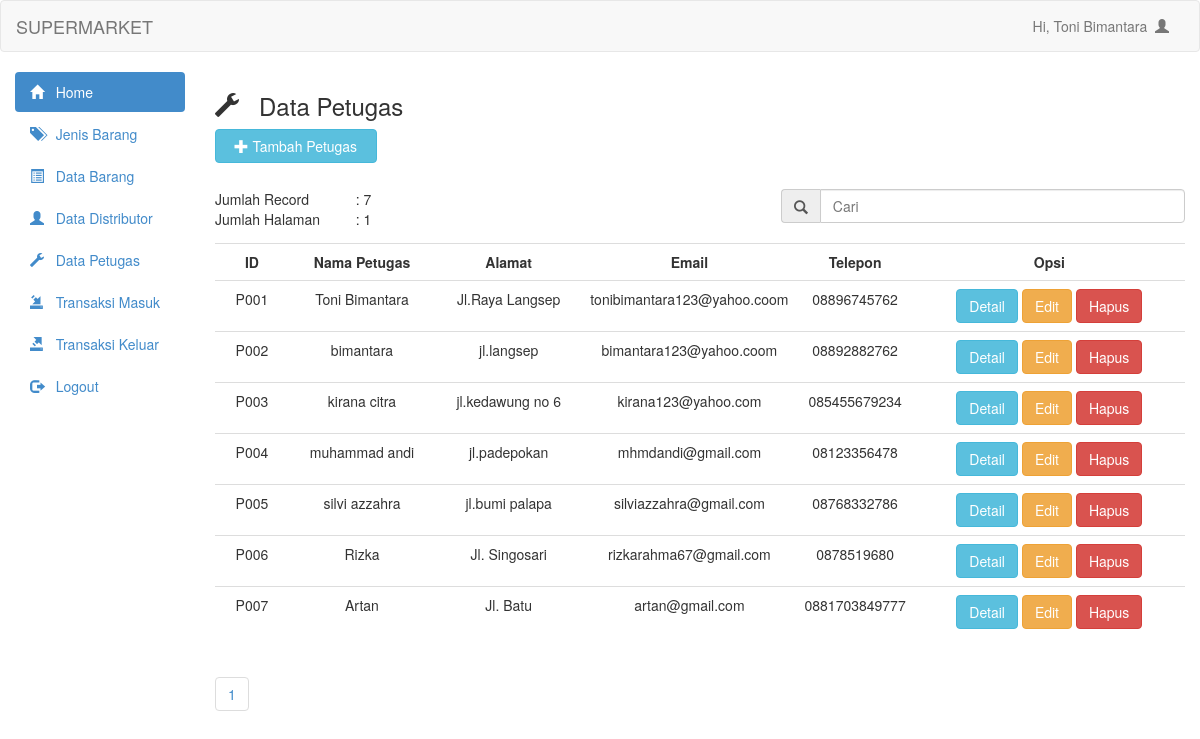
/admin/petugas_data.php (signed in), run on the app's committed database.
### tables this page shows
CREATE TABLE `tblpetugas` (
  `id_petugas` varchar(10) NOT NULL,
  `nama_petugas` varchar(100) NOT NULL,
  `alamat` text NOT NULL,
  `email` varchar(100) NOT NULL,
  `telepon` varchar(15) NOT NULL,
  `password` varchar(100) NOT NULL
);

### admin/petugas_data.php (the view, shortened to what this page needs)
<?php
    include "header.php";
    $petugas = mysqli_query($connect, "SELECT * from tblpetugas order by id_petugas asc");
?>
<!DOCTYPE html>
<html lang="en">
<head>
</head>
<body>
    <h3><span class="glyphicon glyphicon-wrench"></span> &nbsp Data Petugas</h3>
    <button style="margin-bottom:20px" data-toggle="modal" data-target="#myModal" class="btn btn-info col-md-2"><span class="glyphicon glyphicon-plus"></span> Tambah Petugas</button>
    <br/>
    <br/>
    <br/>
    <?php
        $per_hal = 10;
        $jumlah_record = mysqli_query($connect, "SELECT COUNT(*) from tblpetugas");
        $jum = mysqli_fetch_array($jumlah_record, MYSQLI_NUM);
        $halaman = ceil($jum[0] / $per_hal);
        $page = (isset($_GET['page'])) ? (int) $_GET['page'] : 1;
        $start = ($page - 1) * $per_hal;
    ?>
    <table class="col-md-2">
            <tr>
                <td>Jumlah Record</td>
                <td><?php echo ": ".$jum[0]; ?></td>
            </tr>
            <tr>
                <td>Jumlah Halaman</td>
                <td><?php echo ": ".$halaman; ?></td>
            </tr>
    </table>
    <form action="petugas_search.php" method="get">
        <div class="input-group col-md-5 col-md-offset-7">
            <span class="input-group-addon" id="basic-addon1"><span class="glyphicon glyphicon-search"></span></span>
            <input type="text" class="form-control" placeholder="Cari" aria-describedby="basic-addon1"
                name="cari">
        </div>
    </form>
    <br />
    <table class="table table-hover">
        <tr>
            <th class="col-md-1"><center>ID</th>
            <th class="col-md-2"><center>Nama Petugas</th>
            <th class="col-md-2"><center>Alamat</th>
            <th class="col-md-2"><center>Email</th>
            <th class="col-md-1"><center>Telepon</th>
            <th class="col-md-4"><center>Opsi</th>
        </tr>
        <?php
            if (isset($_GET['cari'])) {
                $cari = mysqli_real_escape_string($connect, $_GET['cari']);
                $petugas = mysqli_query($connect, "select * from tblpetugas where nama_petugas like '%$cari%'");
            }
            else {
                $petugas = mysqli_query($connect, "select * from tblpetugas limit $start, $per_hal");
            }
            while ($data_petugas = mysqli_fetch_array($petugas)) {
        ?>
        <tr>
            <td><center><?php echo $data_petugas['id_petugas']?></td>
            <td><center><?php echo $data_petugas['nama_petugas'] ?></td>
            <td><center><?php echo $data_petugas['alamat'] ?></td>
            <td><center><?php echo $data_petugas['email'] ?></td>
            <td><center><?php echo $data_petugas['telepon'] ?></td>
            <td><center>
                <a href="petugas_detail.php?id_petugas=<?php echo $data_petugas['id_petugas']; ?>" class="btn btn-info">Detail</a>
                <a href="petugas_update.php?id_petugas=<?php echo $data_petugas['id_petugas']; ?>" class="btn btn-warning">Edit</a>
                <a onclick="if(confirm('Apakah anda yakin ingin menghapus data <?php echo $data_petugas['id_petugas']; ?>??')){ location.href='petugas_delete.php?id_petugas=<?php echo $data_petugas['id_petugas']; ?>' }" class="btn btn-danger">Hapus</a>
            </td>
        </tr>
        <?php
        }
        ?>
    </table>
    <ul class="pagination">
        <?php
        for ($x = 1; $x <= $halaman; $x++) {
            ?>
        <li><a href="?page=<?php echo $x ?>"><?php echo $x ?></a></li>
        <?php
        }
        ?>
    </ul>
</body>
</html>

### data on the page
tblpetugas: id_petugas "P001", nama_petugas "Toni Bimantara", alamat "Jl.Raya Langsep", email "tonibimantara123@yahoo.coom", telepon "08896745762"
tblpetugas: id_petugas "P002", nama_petugas "bimantara", alamat "jl.langsep", email "bimantara123@yahoo.coom", telepon "08892882762"
tblpetugas: id_petugas "P003", nama_petugas "kirana citra", alamat "jl.kedawung no 6", email "kirana123@yahoo.com", telepon "085455679234"
tblpetugas: id_petugas "P004", nama_petugas "muhammad andi", alamat "jl.padepokan", email "mhmdandi@gmail.com", telepon "08123356478"
tblpetugas: id_petugas "P005", nama_petugas "silvi azzahra", alamat "jl.bumi palapa", email "silviazzahra@gmail.com", telepon "08768332786"
tblpetugas: id_petugas "P006", nama_petugas "Rizka", alamat "Jl. Singosari", email "rizkarahma67@gmail.com", telepon "0878519680"
tblpetugas: id_petugas "P007", nama_petugas "Artan", alamat "Jl. Batu", email "artan@gmail.com", telepon "0881703849777"

### other printed values
$_SESSION['user'] "Toni Bimantara"
$jum[0] "7"
$halaman "1"
